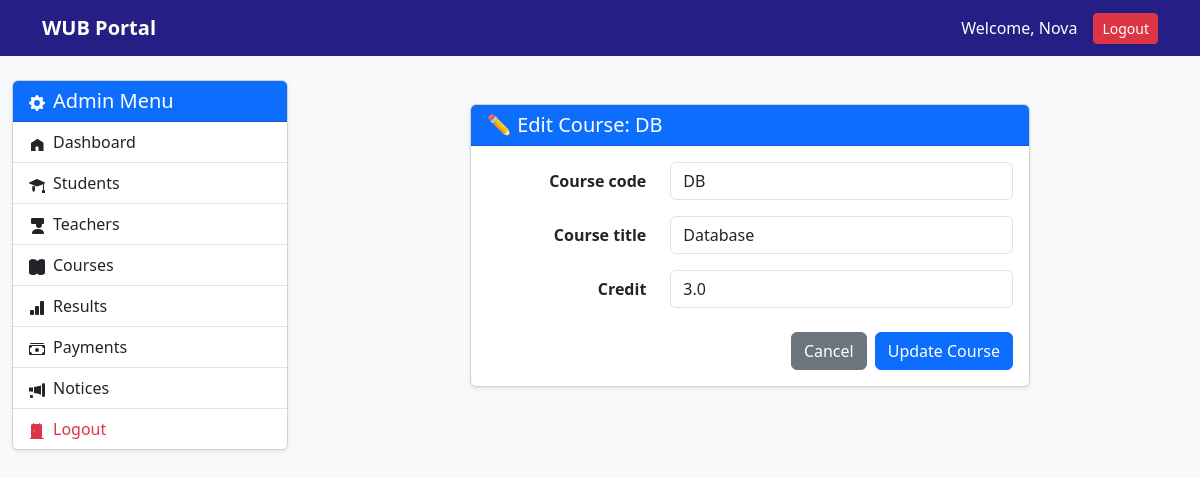
The page /dashboard/admin/course/edit/1/ (signed in) on the database its author committed.
### accounts/models.py (models this page shows)
class CustomUser(AbstractUser):
    role = models.CharField(max_length=20, default='student')
    profile_picture = models.ImageField(
        upload_to='profile_pics/',
        null=True,
        blank=True
    )
    phone = models.CharField(max_length=20, null=True, blank=True)
    address = models.TextField(null=True, blank=True)

### courses/models.py (models this page shows, shortened)
class Course(models.Model):
    course_code = models.CharField(max_length=20)
    course_title = models.CharField(max_length=200)
    credit = models.FloatField(default=3.0)
    teacher = models.ForeignKey(
        settings.AUTH_USER_MODEL,
        on_delete=models.SET_NULL,
        null=True,
        blank=True,
        limit_choices_to={'role': 'teacher'},
        related_name='assigned_courses'
    )

### accounts/views.py (the view)
# urls.py: path('dashboard/admin/course/edit/<int:id>/', account_views.admin_course_edit, name='admin_course_edit'),
@login_required(login_url='/login/')
def admin_course_edit(request, id):
    course = get_object_or_404(Course, id=id)
    if request.method == "POST":
        form = CourseForm(request.POST, instance=course)
        if form.is_valid():
            form.save()
            messages.success(request, "Course updated successfully.")
            return redirect("admin_courses")
    else:
        form = CourseForm(instance=course)
    return render(request, "admin/course_edit.html", {"form": form, "course": course})

### accounts/forms.py
class CourseForm(forms.ModelForm):
    class Meta:
        model = Course
        fields = ['course_code', 'course_title', 'credit']
        widgets = {
            'course_code': forms.TextInput(attrs={'class': 'form-control'}),
            'course_title': forms.TextInput(attrs={'class': 'form-control'}),
            'credit': forms.NumberInput(attrs={'class': 'form-control'}),
        }

### templates/admin/course_edit.html (shortened to what this page needs)
{% extends 'admin/admin_base.html' %}
{% block admin_content %}
<div class="container mt-4">
    <div class="row justify-content-center">
        <div class="col-lg-8">
            <div class="card shadow-sm">
                <div class="card-header bg-primary text-white">
                    <h5 class="mb-0">✏️ Edit Course: {{ course.course_code }}</h5>
                </div>
                <div class="card-body">
                    <form method="POST">
                        {% for field in form %}
                            <div class="row mb-3 align-items-center">
                                <label class="col-md-4 col-form-label text-end fw-semibold">
                                    {{ field.label }}
                                </label>
                                <div class="col-md-8">
                                    {{ field }}
                                </div>
                            </div>
                        {% endfor %}
                        <div class="d-flex justify-content-end gap-2 mt-4">
                            <a href="{% url 'admin_courses' %}" class="btn btn-secondary">
                                Cancel
                            </a>
                            <button type="submit" class="btn btn-primary">
                                Update Course
                            </button>
                        </div>
                    </form>
                </div>
            </div>
        </div>
    </div>
</div>
{% endblock %}

### templates/base.html (shortened to what this page needs)
{% load static %}
<!DOCTYPE html>
<html lang="en">
<head>
    <link href="https://cdn.jsdelivr.net/npm/bootstrap@5.3.0/dist/css/bootstrap.min.css" rel="stylesheet">
</head>
<body>
    <nav class="navbar navbar-expand-lg navbar-dark">
        <div class="container">
            <a class="navbar-brand fw-bold" href="{% url 'student_dashboard' %}">WUB Portal</a>
            <div class="ms-auto d-flex align-items-center">
                <span class="text-white me-3">
                    Welcome, {{ request.user.get_full_name|default:request.user.username }}
                </span>
                <form method="post" action="{% url 'logout' %}" style="display: inline;">
                    <button type="submit" class="btn btn-danger btn-sm">Logout</button>
                </form>
            </div>
        </div>
    </nav>
    {% block content %}
    {% endblock %}
</body>
</html>

### templates/base.html (style rules this page uses)
body { background-color: #f8f9fa; }
.navbar { background: #251e85; }
.navbar-brand, .nav-link { color: white !important; }
.card-header { background: #251e85; color: white; }

### rows shown on the page
CustomUser: user.get_full_name "Nova"
Course: course_code "DB", form "DB" "Database" "3.0"

### other values the page prints
{{ field.label }} "Course code" "Course title" "Credit"
